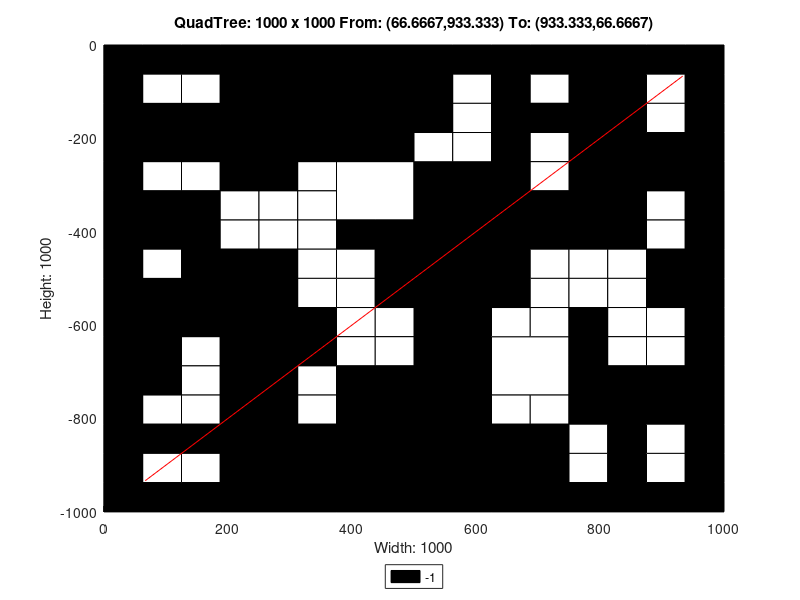

MATLAB code to generate this figure:
axis([0 1000 -1000 0]);
title('QuadTree: 1000 x 1000 From: (66.6667,933.333) To: (933.333,66.6667)');
xlabel('Width: 1000');
ylabel('Height: 1000');
rectangle('Position',[250 -250 250 250], 'FaceColor',[0 0 0]);
rectangle('Position',[0 -250 125 125], 'FaceColor',[0 0 0]);
rectangle('Position',[125 -250 125 125], 'FaceColor',[0 0 0]);
rectangle('Position',[375 -375 125 125], 'FaceColor',[1 1 1]);
rectangle('Position',[750 -125 125 125], 'FaceColor',[0 0 0]);
rectangle('Position',[750 -250 125 125], 'FaceColor',[0 0 0]);
rectangle('Position',[500 -375 125 125], 'FaceColor',[0 0 0]);
rectangle('Position',[500 -500 125 125], 'FaceColor',[0 0 0]);
rectangle('Position',[750 -375 125 125], 'FaceColor',[0 0 0]);
rectangle('Position',[0 -625 125 125], 'FaceColor',[0 0 0]);
rectangle('Position',[125 -625 125 125], 'FaceColor',[0 0 0]);
rectangle('Position',[0 -750 125 125], 'FaceColor',[0 0 0]);
rectangle('Position',[375 -875 125 125], 'FaceColor',[0 0 0]);
rectangle('Position',[250 -1000 125 125], 'FaceColor',[0 0 0]);
rectangle('Position',[375 -1000 125 125], 'FaceColor',[0 0 0]);
rectangle('Position',[500 -625 125 125], 'FaceColor',[0 0 0]);
rectangle('Position',[500 -750 125 125], 'FaceColor',[0 0 0]);
rectangle('Position',[625 -750 125 125], 'FaceColor',[1 1 1]);
rectangle('Position',[500 -875 125 125], 'FaceColor',[0 0 0]);
rectangle('Position',[500 -1000 125 125], 'FaceColor',[0 0 0]);
rectangle('Position',[625 -1000 125 125], 'FaceColor',[0 0 0]);
rectangle('Position',[0 -62.5 62.5 62.5], 'FaceColor',[0 0 0]);
rectangle('Position',[62.5 -62.5 62.5 62.5], 'FaceColor',[0 0 0]);
rectangle('Position',[0 -125 62.5 62.5], 'FaceColor',[0 0 0]);
rectangle('Position',[62.5 -125 62.5 62.5], 'FaceColor',[1 1 1]);
rectangle('Position',[125 -62.5 62.5 62.5], 'FaceColor',[0 0 0]);
rectangle('Position',[187.5 -62.5 62.5 62.5], 'FaceColor',[0 0 0]);
rectangle('Position',[125 -125 62.5 62.5], 'FaceColor',[1 1 1]);
rectangle('Position',[187.5 -125 62.5 62.5], 'FaceColor',[0 0 0]);
rectangle('Position',[0 -312.5 62.5 62.5], 'FaceColor',[0 0 0]);
rectangle('Position',[62.5 -312.5 62.5 62.5], 'FaceColor',[1 1 1]);
rectangle('Position',[0 -375 62.5 62.5], 'FaceColor',[0 0 0]);
rectangle('Position',[62.5 -375 62.5 62.5], 'FaceColor',[0 0 0]);
rectangle('Position',[125 -312.5 62.5 62.5], 'FaceColor',[1 1 1]);
rectangle('Position',[187.5 -312.5 62.5 62.5], 'FaceColor',[0 0 0]);
rectangle('Position',[125 -375 62.5 62.5], 'FaceColor',[0 0 0]);
rectangle('Position',[187.5 -375 62.5 62.5], 'FaceColor',[1 1 1]);
rectangle('Position',[0 -437.5 62.5 62.5], 'FaceColor',[0 0 0]);
rectangle('Position',[62.5 -437.5 62.5 62.5], 'FaceColor',[0 0 0]);
rectangle('Position',[0 -500 62.5 62.5], 'FaceColor',[0 0 0]);
rectangle('Position',[62.5 -500 62.5 62.5], 'FaceColor',[1 1 1]);
rectangle('Position',[125 -437.5 62.5 62.5], 'FaceColor',[0 0 0]);
rectangle('Position',[187.5 -437.5 62.5 62.5], 'FaceColor',[1 1 1]);
rectangle('Position',[125 -500 62.5 62.5], 'FaceColor',[0 0 0]);
rectangle('Position',[187.5 -500 62.5 62.5], 'FaceColor',[0 0 0]);
rectangle('Position',[250 -312.5 62.5 62.5], 'FaceColor',[0 0 0]);
rectangle('Position',[312.5 -312.5 62.5 62.5], 'FaceColor',[1 1 1]);
rectangle('Position',[250 -375 62.5 62.5], 'FaceColor',[1 1 1]);
rectangle('Position',[312.5 -375 62.5 62.5], 'FaceColor',[1 1 1]);
rectangle('Position',[250 -437.5 62.5 62.5], 'FaceColor',[1 1 1]);
rectangle('Position',[312.5 -437.5 62.5 62.5], 'FaceColor',[1 1 1]);
rectangle('Position',[250 -500 62.5 62.5], 'FaceColor',[0 0 0]);
rectangle('Position',[312.5 -500 62.5 62.5], 'FaceColor',[1 1 1]);
rectangle('Position',[375 -437.5 62.5 62.5], 'FaceColor',[0 0 0]);
rectangle('Position',[437.5 -437.5 62.5 62.5], 'FaceColor',[0 0 0]);
rectangle('Position',[375 -500 62.5 62.5], 'FaceColor',[1 1 1]);
rectangle('Position',[437.5 -500 62.5 62.5], 'FaceColor',[0 0 0]);
rectangle('Position',[500 -62.5 62.5 62.5], 'FaceColor',[0 0 0]);
rectangle('Position',[562.5 -62.5 62.5 62.5], 'FaceColor',[0 0 0]);
rectangle('Position',[500 -125 62.5 62.5], 'FaceColor',[0 0 0]);
rectangle('Position',[562.5 -125 62.5 62.5], 'FaceColor',[1 1 1]);
rectangle('Position',[625 -62.5 62.5 62.5], 'FaceColor',[0 0 0]);
rectangle('Position',[687.5 -62.5 62.5 62.5], 'FaceColor',[0 0 0]);
rectangle('Position',[625 -125 62.5 62.5], 'FaceColor',[0 0 0]);
rectangle('Position',[687.5 -125 62.5 62.5], 'FaceColor',[1 1 1]);
rectangle('Position',[500 -187.5 62.5 62.5], 'FaceColor',[0 0 0]);
rectangle('Position',[562.5 -187.5 62.5 62.5], 'FaceColor',[1 1 1]);
rectangle('Position',[500 -250 62.5 62.5], 'FaceColor',[1 1 1]);
rectangle('Position',[562.5 -250 62.5 62.5], 'FaceColor',[1 1 1]);
rectangle('Position',[625 -187.5 62.5 62.5], 'FaceColor',[0 0 0]);
rectangle('Position',[687.5 -187.5 62.5 62.5], 'FaceColor',[0 0 0]);
rectangle('Position',[625 -250 62.5 62.5], 'FaceColor',[0 0 0]);
rectangle('Position',[687.5 -250 62.5 62.5], 'FaceColor',[1 1 1]);
rectangle('Position',[875 -62.5 62.5 62.5], 'FaceColor',[0 0 0]);
rectangle('Position',[937.5 -62.5 62.5 62.5], 'FaceColor',[0 0 0]);
rectangle('Position',[875 -125 62.5 62.5], 'FaceColor',[1 1 1]);
rectangle('Position',[937.5 -125 62.5 62.5], 'FaceColor',[0 0 0]);
rectangle('Position',[875 -187.5 62.5 62.5], 'FaceColor',[1 1 1]);
rectangle('Position',[937.5 -187.5 62.5 62.5], 'FaceColor',[0 0 0]);
rectangle('Position',[875 -250 62.5 62.5], 'FaceColor',[0 0 0]);
rectangle('Position',[937.5 -250 62.5 62.5], 'FaceColor',[0 0 0]);
rectangle('Position',[625 -312.5 62.5 62.5], 'FaceColor',[0 0 0]);
rectangle('Position',[687.5 -312.5 62.5 62.5], 'FaceColor',[1 1 1]);
rectangle('Position',[625 -375 62.5 62.5], 'FaceColor',[0 0 0]);
rectangle('Position',[687.5 -375 62.5 62.5], 'FaceColor',[0 0 0]);
rectangle('Position',[625 -437.5 62.5 62.5], 'FaceColor',[0 0 0]);
rectangle('Position',[687.5 -437.5 62.5 62.5], 'FaceColor',[0 0 0]);
rectangle('Position',[625 -500 62.5 62.5], 'FaceColor',[0 0 0]);
rectangle('Position',[687.5 -500 62.5 62.5], 'FaceColor',[1 1 1]);
rectangle('Position',[875 -312.5 62.5 62.5], 'FaceColor',[0 0 0]);
rectangle('Position',[937.5 -312.5 62.5 62.5], 'FaceColor',[0 0 0]);
rectangle('Position',[875 -375 62.5 62.5], 'FaceColor',[1 1 1]);
rectangle('Position',[937.5 -375 62.5 62.5], 'FaceColor',[0 0 0]);
rectangle('Position',[750 -437.5 62.5 62.5], 'FaceColor',[0 0 0]);
rectangle('Position',[812.5 -437.5 62.5 62.5], 'FaceColor',[0 0 0]);
rectangle('Position',[750 -500 62.5 62.5], 'FaceColor',[1 1 1]);
rectangle('Position',[812.5 -500 62.5 62.5], 'FaceColor',[1 1 1]);
rectangle('Position',[875 -437.5 62.5 62.5], 'FaceColor',[1 1 1]);
rectangle('Position',[937.5 -437.5 62.5 62.5], 'FaceColor',[0 0 0]);
rectangle('Position',[875 -500 62.5 62.5], 'FaceColor',[0 0 0]);
rectangle('Position',[937.5 -500 62.5 62.5], 'FaceColor',[0 0 0]);
rectangle('Position',[125 -687.5 62.5 62.5], 'FaceColor',[1 1 1]);
rectangle('Position',[187.5 -687.5 62.5 62.5], 'FaceColor',[0 0 0]);
rectangle('Position',[125 -750 62.5 62.5], 'FaceColor',[1 1 1]);
rectangle('Position',[187.5 -750 62.5 62.5], 'FaceColor',[0 0 0]);
rectangle('Position',[250 -562.5 62.5 62.5], 'FaceColor',[0 0 0]);
rectangle('Position',[312.5 -562.5 62.5 62.5], 'FaceColor',[1 1 1]);
rectangle('Position',[250 -625 62.5 62.5], 'FaceColor',[0 0 0]);
rectangle('Position',[312.5 -625 62.5 62.5], 'FaceColor',[0 0 0]);
rectangle('Position',[375 -562.5 62.5 62.5], 'FaceColor',[1 1 1]);
rectangle('Position',[437.5 -562.5 62.5 62.5], 'FaceColor',[0 0 0]);
rectangle('Position',[375 -625 62.5 62.5], 'FaceColor',[1 1 1]);
rectangle('Position',[437.5 -625 62.5 62.5], 'FaceColor',[1 1 1]);
rectangle('Position',[250 -687.5 62.5 62.5], 'FaceColor',[0 0 0]);
rectangle('Position',[312.5 -687.5 62.5 62.5], 'FaceColor',[0 0 0]);
rectangle('Position',[250 -750 62.5 62.5], 'FaceColor',[0 0 0]);
rectangle('Position',[312.5 -750 62.5 62.5], 'FaceColor',[1 1 1]);
rectangle('Position',[375 -687.5 62.5 62.5], 'FaceColor',[1 1 1]);
rectangle('Position',[437.5 -687.5 62.5 62.5], 'FaceColor',[1 1 1]);
rectangle('Position',[375 -750 62.5 62.5], 'FaceColor',[0 0 0]);
rectangle('Position',[437.5 -750 62.5 62.5], 'FaceColor',[0 0 0]);
rectangle('Position',[0 -812.5 62.5 62.5], 'FaceColor',[0 0 0]);
rectangle('Position',[62.5 -812.5 62.5 62.5], 'FaceColor',[1 1 1]);
rectangle('Position',[0 -875 62.5 62.5], 'FaceColor',[0 0 0]);
rectangle('Position',[62.5 -875 62.5 62.5], 'FaceColor',[0 0 0]);
rectangle('Position',[125 -812.5 62.5 62.5], 'FaceColor',[1 1 1]);
rectangle('Position',[187.5 -812.5 62.5 62.5], 'FaceColor',[0 0 0]);
rectangle('Position',[125 -875 62.5 62.5], 'FaceColor',[0 0 0]);
rectangle('Position',[187.5 -875 62.5 62.5], 'FaceColor',[0 0 0]);
rectangle('Position',[0 -937.5 62.5 62.5], 'FaceColor',[0 0 0]);
rectangle('Position',[62.5 -937.5 62.5 62.5], 'FaceColor',[1 1 1]);
rectangle('Position',[0 -1000 62.5 62.5], 'FaceColor',[0 0 0]);
rectangle('Position',[62.5 -1000 62.5 62.5], 'FaceColor',[0 0 0]);
rectangle('Position',[125 -937.5 62.5 62.5], 'FaceColor',[1 1 1]);
rectangle('Position',[187.5 -937.5 62.5 62.5], 'FaceColor',[0 0 0]);
rectangle('Position',[125 -1000 62.5 62.5], 'FaceColor',[0 0 0]);
rectangle('Position',[187.5 -1000 62.5 62.5], 'FaceColor',[0 0 0]);
rectangle('Position',[250 -812.5 62.5 62.5], 'FaceColor',[0 0 0]);
rectangle('Position',[312.5 -812.5 62.5 62.5], 'FaceColor',[1 1 1]);
rectangle('Position',[250 -875 62.5 62.5], 'FaceColor',[0 0 0]);
rectangle('Position',[312.5 -875 62.5 62.5], 'FaceColor',[0 0 0]);
rectangle('Position',[625 -562.5 62.5 62.5], 'FaceColor',[0 0 0]);
rectangle('Position',[687.5 -562.5 62.5 62.5], 'FaceColor',[1 1 1]);
rectangle('Position',[625 -625 62.5 62.5], 'FaceColor',[1 1 1]);
rectangle('Position',[687.5 -625 62.5 62.5], 'FaceColor',[1 1 1]);
rectangle('Position',[750 -562.5 62.5 62.5], 'FaceColor',[1 1 1]);
rectangle('Position',[812.5 -562.5 62.5 62.5], 'FaceColor',[1 1 1]);
rectangle('Position',[750 -625 62.5 62.5], 'FaceColor',[0 0 0]);
rectangle('Position',[812.5 -625 62.5 62.5], 'FaceColor',[1 1 1]);
rectangle('Position',[875 -562.5 62.5 62.5], 'FaceColor',[0 0 0]);
rectangle('Position',[937.5 -562.5 62.5 62.5], 'FaceColor',[0 0 0]);
rectangle('Position',[875 -625 62.5 62.5], 'FaceColor',[1 1 1]);
rectangle('Position',[937.5 -625 62.5 62.5], 'FaceColor',[0 0 0]);
rectangle('Position',[750 -687.5 62.5 62.5], 'FaceColor',[0 0 0]);
rectangle('Position',[812.5 -687.5 62.5 62.5], 'FaceColor',[1 1 1]);
rectangle('Position',[750 -750 62.5 62.5], 'FaceColor',[0 0 0]);
rectangle('Position',[812.5 -750 62.5 62.5], 'FaceColor',[0 0 0]);
rectangle('Position',[875 -687.5 62.5 62.5], 'FaceColor',[1 1 1]);
rectangle('Position',[937.5 -687.5 62.5 62.5], 'FaceColor',[0 0 0]);
rectangle('Position',[875 -750 62.5 62.5], 'FaceColor',[0 0 0]);
rectangle('Position',[937.5 -750 62.5 62.5], 'FaceColor',[0 0 0]);
rectangle('Position',[625 -812.5 62.5 62.5], 'FaceColor',[1 1 1]);
rectangle('Position',[687.5 -812.5 62.5 62.5], 'FaceColor',[1 1 1]);
rectangle('Position',[625 -875 62.5 62.5], 'FaceColor',[0 0 0]);
rectangle('Position',[687.5 -875 62.5 62.5], 'FaceColor',[0 0 0]);
rectangle('Position',[750 -812.5 62.5 62.5], 'FaceColor',[0 0 0]);
rectangle('Position',[812.5 -812.5 62.5 62.5], 'FaceColor',[0 0 0]);
rectangle('Position',[750 -875 62.5 62.5], 'FaceColor',[1 1 1]);
rectangle('Position',[812.5 -875 62.5 62.5], 'FaceColor',[0 0 0]);
rectangle('Position',[875 -812.5 62.5 62.5], 'FaceColor',[0 0 0]);
rectangle('Position',[937.5 -812.5 62.5 62.5], 'FaceColor',[0 0 0]);
rectangle('Position',[875 -875 62.5 62.5], 'FaceColor',[1 1 1]);
rectangle('Position',[937.5 -875 62.5 62.5], 'FaceColor',[0 0 0]);
rectangle('Position',[750 -937.5 62.5 62.5], 'FaceColor',[1 1 1]);
rectangle('Position',[812.5 -937.5 62.5 62.5], 'FaceColor',[0 0 0]);
rectangle('Position',[750 -1000 62.5 62.5], 'FaceColor',[0 0 0]);
rectangle('Position',[812.5 -1000 62.5 62.5], 'FaceColor',[0 0 0]);
rectangle('Position',[875 -937.5 62.5 62.5], 'FaceColor',[1 1 1]);
rectangle('Position',[937.5 -937.5 62.5 62.5], 'FaceColor',[0 0 0]);
rectangle('Position',[875 -1000 62.5 62.5], 'FaceColor',[0 0 0]);
rectangle('Position',[937.5 -1000 62.5 62.5], 'FaceColor',[0 0 0]);
X=[933.333,66.6667];
Y=[-66.6667,-933.333];
hold on;
plot(X,Y,'r');
legend('-1','Location','southoutside');
